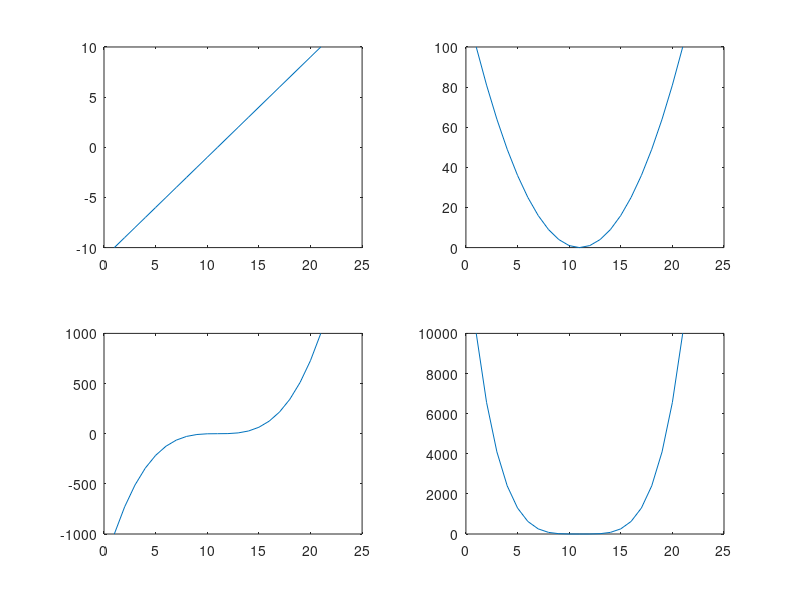
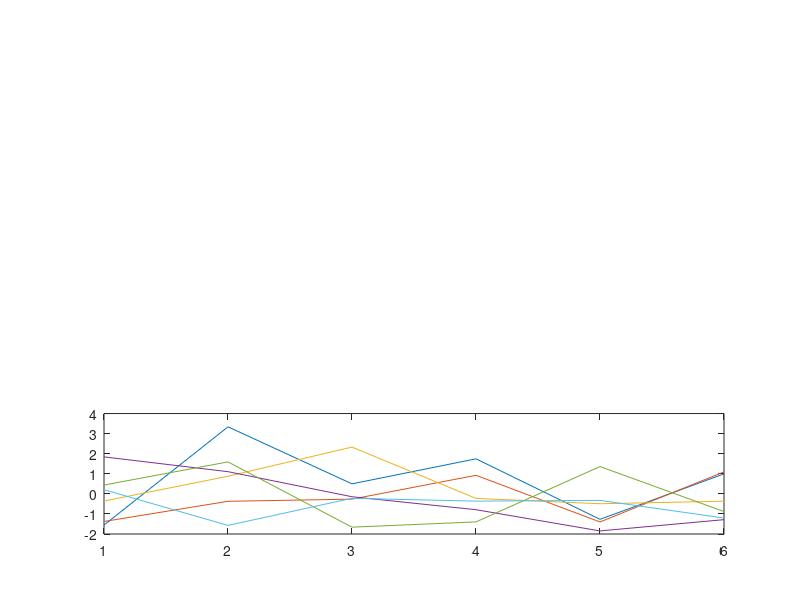
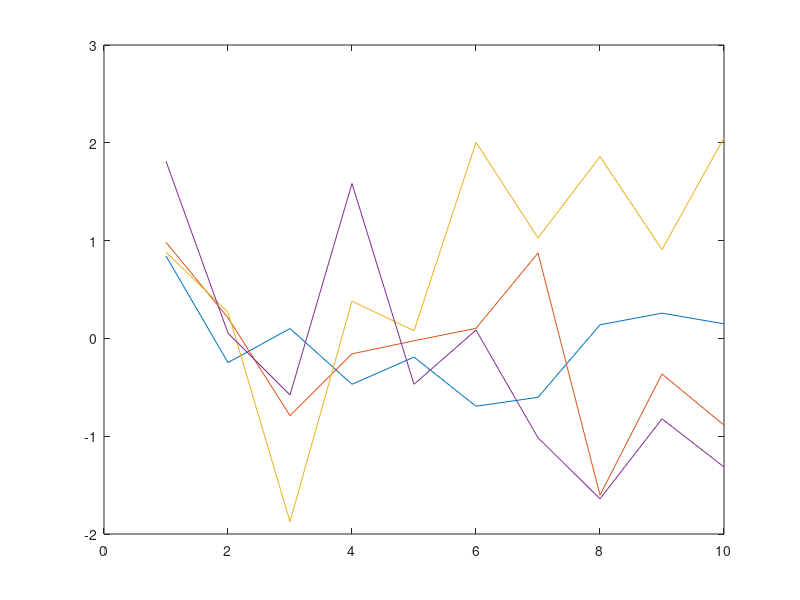

Source code (MATLAB) for these figures, in order:
%%
%   COURSE: MATLAB onramp: coding, concepts, confidence, style										
% 
%  SECTION: Data visualizations
%    VIDEO: Importance of visualization; figure parts
% 
%  TEACHER: Mike X Cohen, sincxpress.com
%

%% first, a motivating example

% the goals is to produce a Gaussian (normal curve)
t = -.5:.01:.5;
s = .04;
gaussian = exp( -t.^2 / (2*s^2) );
% seems OK, MATLAB didn't crash, and the code seems to match the function


% but when plotting, it doesn't look right
plot(t,gaussian)

%% figures

figure % opens a new figures

% close a figure:
close

% if you know the figure number, or have a handle to it (we'll get to this
% later), you can also open and close specific figures.
figure(10)
figure(100)
figure(103)

close([100 ...  An elipse at the end of a line allows you to write comments and continue the code on the next line. This is convenient for long lines of code that you want to be visible on a single screen without using the horizontal scrollbar. 
    103])


% simple plotting
plot(randn(10,4))

% close all figures
close all

%% subplots

% so far we've been putting all the data into one plot in the center of the
% figure. you can also use multiple plots:
figure(1)

subplot(1,2,1) % 1 row, 2 columns, make the first subplot active
plot(randn(10,2))

subplot(1,2,2) % 1 row, 2 columns, make the second subplot active
% if <10 subplots, you can enter a single number:
subplot(122)
plot(randn(10,2))


%% mixed subplot geometry

close all
figure

subplot(121)
plot(randn(10,3))

% OK
subplot(224)
plot(randn(5))

% but...
subplot(313)
plot(randn(6))

%% subplots embedded inside a loop

figure(1)
clf % clf = clear figure

for subploti=1:4
    subplot(2,2,subploti)
    plot( (-10:10).^subploti )
end

%% done.
